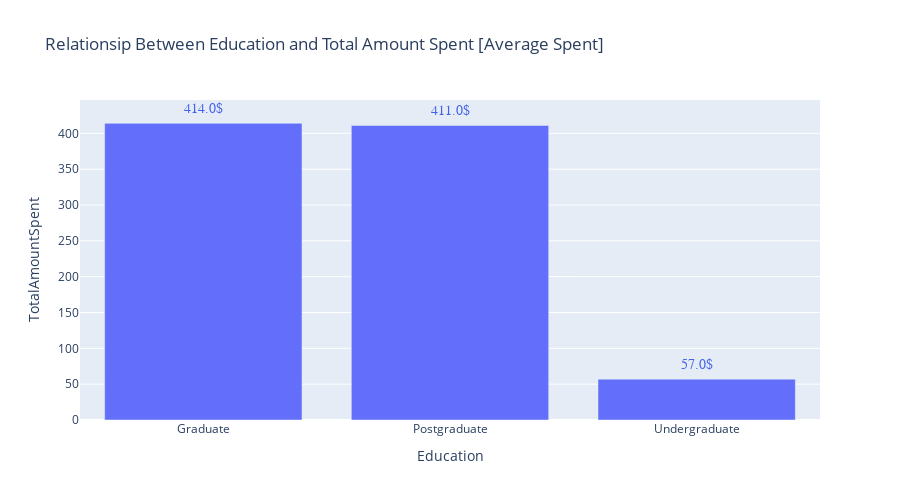

Notebook cell for this chart:
### Markdown cell above
## Education VS Total Amount Spent

### Code cell
mask = df.groupby("Education")["TotalAmountSpent"].median()
mask = mask.reset_index()
fig = px.bar(data_frame=mask, x="Education", y="TotalAmountSpent", height=500,
            title = "Relationsip Between Education and Total Amount Spent [Average Spent]")

annotation = []
for x, y in zip(mask["Education"], mask["TotalAmountSpent"]):
    annotation.append(
        dict(x=x, y=y +20,
             text=str(round(y, 2)) + '$',
             font=dict(family='Arial', size=14, color='rgb(66, 99, 236)'), showarrow=False)
    )
fig.update_xaxes(categoryorder='array', categoryarray= order)
fig.update_layout(annotations=annotation)
fig.show()

### Figure 1 — Plotly figure (JSON) as saved in the notebook; plotly's stock layout.template omitted (floating-point values rounded to 4 significant figures)
{"data": [{"alignmentgroup": "True", "hovertemplate": "Education=%{x}<br>TotalAmountSpent=%{y}<extra></extra>", "legendgroup": "", "marker": {"color": "#636efa", "pattern": {"shape": ""}}, "name": "", "offsetgroup": "", "orientation": "v", "showlegend": false, "textposition": "auto", "type": "bar", "x": ["Graduate", "Postgraduate", "Undergraduate"], "xaxis": "x", "y": [414, 411, 57], "yaxis": "y"}], "layout": {"annotations": [{"font": {"color": "rgb(66, 99, 236)", "family": "Arial", "size": 14}, "showarrow": false, "text": "414.0$", "x": "Graduate", "y": 434}, {"font": {"color": "rgb(66, 99, 236)", "family": "Arial", "size": 14}, "showarrow": false, "text": "411.0$", "x": "Postgraduate", "y": 431}, {"font": {"color": "rgb(66, 99, 236)", "family": "Arial", "size": 14}, "showarrow": false, "text": "57.0$", "x": "Undergraduate", "y": 77}], "barmode": "relative", "height": 500, "legend": {"tracegroupgap": 0}, "title": {"text": "Relationsip Between Education and Total Amount Spent [Average Spent]"}, "xaxis": {"anchor": "y", "categoryarray": ["21-30", "31-40", "41-50", "51-60", "61-70", "71-80", ">80"], "categoryorder": "array", "domain": [0, 1], "title": {"text": "Education"}}, "yaxis": {"anchor": "x", "domain": [0, 1], "title": {"text": "TotalAmountSpent"}}}}
